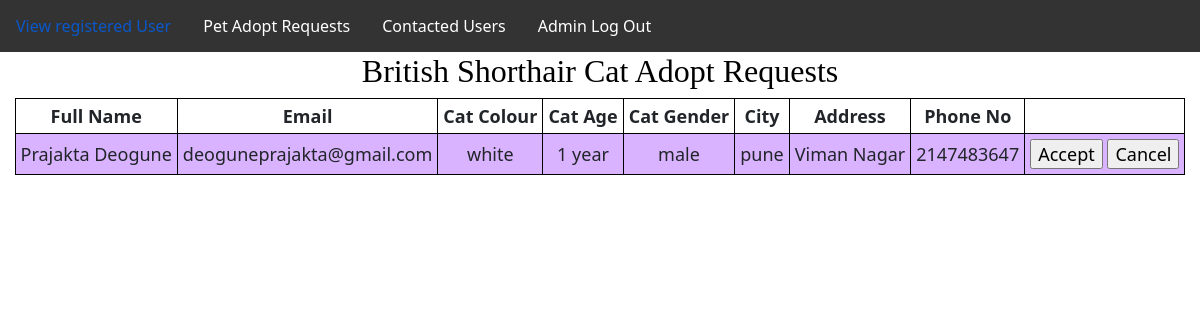
/managebritishcat.php, run on the app's committed database.
### tables this page shows
CREATE TABLE `britishcat` (
  `Name` varchar(60) NOT NULL,
  `Email` varchar(50) NOT NULL,
  `Colour` varchar(20) NOT NULL,
  `Age` varchar(10) NOT NULL,
  `Gender` varchar(10) NOT NULL,
  `City` varchar(20) NOT NULL,
  `Address` varchar(70) NOT NULL,
  `Phone` int(10) NOT NULL
);

### managebritishcat.php (the view, shortened to what this page needs)
<?php
include "db_connect.php";
include "adminnavbar.php";
$sql = "SELECT * FROM britishcat";
$result = $conn->query($sql);
?>
<!DOCTYPE html>
<html lang="en">
<head>
</head>
<body>
	<section>
		<h1>British Shorthair Cat Adopt Requests</h1>
		<table>
			<tr>
				<th>Full Name</th>
				<th>Email</th>
				<th>Cat Colour</th>
				<th>Cat Age</th>
				<th>Cat Gender</th>
				<th>City</th>
				<th>Address</th>
				<th>Phone No</th>
			</tr>
			<?php
				while($rows=$result->fetch_assoc())
				{
			?>
			<tr>
				<td><?php echo $rows['Name'];?></td>
				<td><?php echo $rows['Email'];?></td>
				<td><?php echo $rows['Colour'];?></td>
				<td><?php echo $rows['Age'];?></td>
				<td><?php echo $rows['Gender'];?></td>
				<td><?php echo $rows['City'];?></td>
				<td><?php echo $rows['Address'];?></td>
				<td><?php echo $rows['Phone'];?></td>
				<td>
					<input type="submit" onClick="location.href='acceptcat2requestmail.php'" value="Accept">
					<input type="submit" onClick="location.href='cancelcat2requestmail.php'" value="Cancel">
				</td>
			</tr>
			<?php
				}
			?>
		</table>
	</section>
</body>
</html>

### managebritishcat.php (style rules this page uses)
table { margin: 0 auto; font-size: large; border: 1px solid black; }
h1 { text-align: center; color: #000000; font-size: xx-large; font-family: 'Gill Sans', 'Gill Sans MT', ' Calibri', 'Trebuchet MS', 'sans-serif'; }
td { background-color: #d9b3ff; border: 1px solid black; }
th, td { font-weight: bold; border: 1px solid black; padding: 5px; text-align: center; }
td { font-weight: lighter; }

### data on the page
britishcat: Name "Prajakta Deogune", Email "deoguneprajakta@gmail.com", Colour "white", Age "1 year", Gender "male", City "pune", Address "Viman Nagar", Phone "2147483647"
